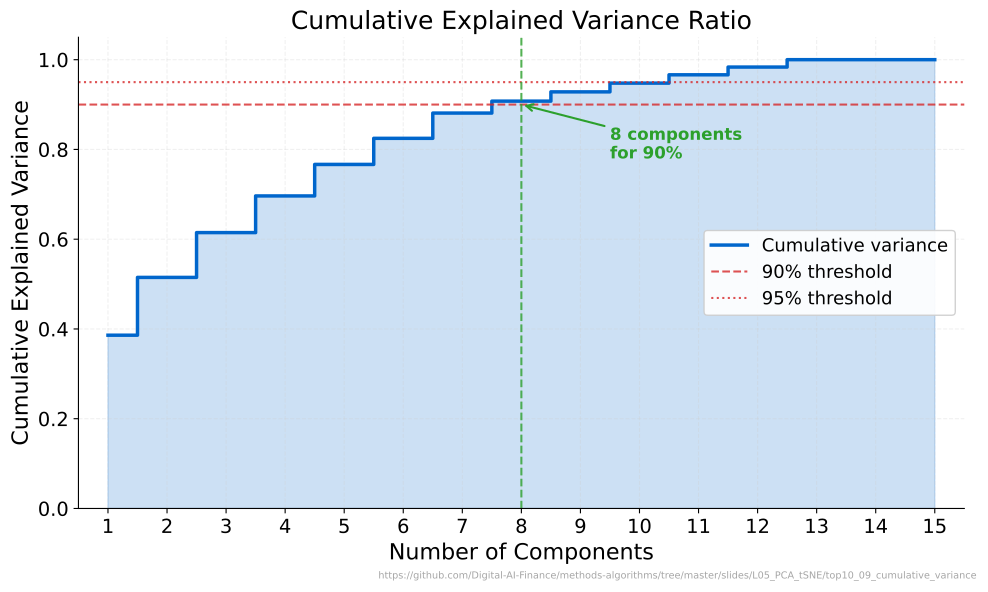

The Python source for this figure:
"""Cumulative Explained Variance Ratio - Shows how many PCA components are needed to capture 90%/95% of variance."""
import matplotlib.pyplot as plt
import numpy as np
from pathlib import Path
from sklearn.decomposition import PCA
from sklearn.datasets import make_classification
import sys
sys.path.insert(0, str(Path(__file__).resolve().parents[3] / 'templates'))
from chart_style import apply_style, COLORS, MLPURPLE, MLBLUE, MLORANGE, MLGREEN, MLRED, MLLAVENDER
apply_style()

CHART_METADATA = {
    "title": "Cumulative Explained Variance Ratio",
    "description": "Step plot of cumulative variance with 90% and 95% threshold lines",
    "url": "https://github.com/Digital-AI-Finance/methods-algorithms/tree/master/slides/L05_PCA_tSNE/top10_09_cumulative_variance"
}


X, y = make_classification(n_samples=500, n_features=15, n_informative=8, random_state=42)

pca = PCA(n_components=15, random_state=42)
pca.fit(X)

cumulative = np.cumsum(pca.explained_variance_ratio_)
components = np.arange(1, 16)

fig, ax = plt.subplots()
ax.step(components, cumulative, where='mid', color=MLBLUE, linewidth=2.5, label='Cumulative variance')
ax.fill_between(components, cumulative, step='mid', alpha=0.2, color=MLBLUE)

ax.axhline(y=0.90, color=MLRED, linestyle='--', linewidth=1.5, alpha=0.8, label='90% threshold')
ax.axhline(y=0.95, color=MLRED, linestyle=':', linewidth=1.5, alpha=0.8, label='95% threshold')

n90 = np.argmax(cumulative >= 0.90) + 1
ax.axvline(x=n90, color=MLGREEN, linestyle='--', linewidth=1.5, alpha=0.8)
ax.annotate(f'{n90} components\nfor 90%', xy=(n90, 0.90), xytext=(n90 + 1.5, 0.78),
            fontsize=12, color=MLGREEN, fontweight='bold',
            arrowprops=dict(arrowstyle='->', color=MLGREEN, lw=1.5))

ax.set_xlabel('Number of Components')
ax.set_ylabel('Cumulative Explained Variance')
ax.set_title('Cumulative Explained Variance Ratio')
ax.set_xlim(0.5, 15.5)
ax.set_ylim(0, 1.05)
ax.set_xticks(components)
ax.legend(loc='center right', framealpha=0.9)

plt.figtext(0.99, 0.01, CHART_METADATA['url'],
            fontsize=7, color='gray', ha='right', va='bottom', alpha=0.7)
plt.tight_layout()
plt.savefig(Path(__file__).parent / 'chart.pdf', dpi=300, bbox_inches='tight', facecolor='white')
plt.close()
print("Chart saved: top10_09_cumulative_variance/chart.pdf")
